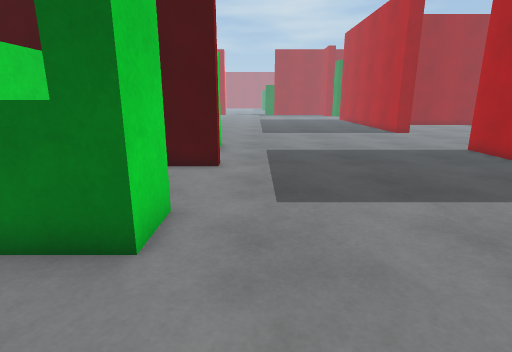
view 1 (above)

23 first-person views from a walk through a Unity game level. The camera is 1.2 m above the floor, tilts 14° down and sees 80° across. The floor is counted in squares, 0.5 m on a side. Each view is taken from the middle of a square. On the plan, view 1 faces up. The plan holds only what a view shows up to about 19 squares ahead; the rest is blank. The place goes on beyond the plan. The player is left out.

view 2
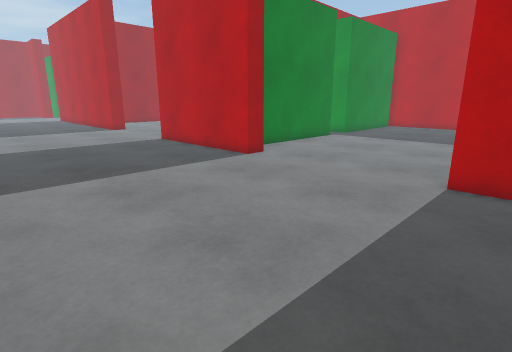

view 3
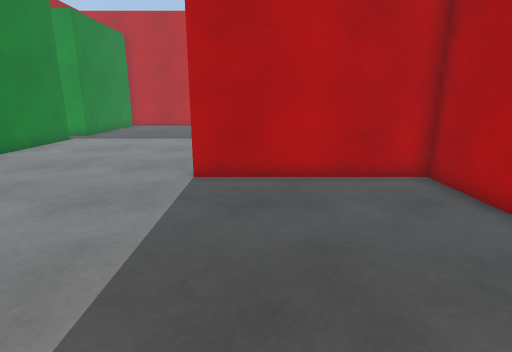

view 4
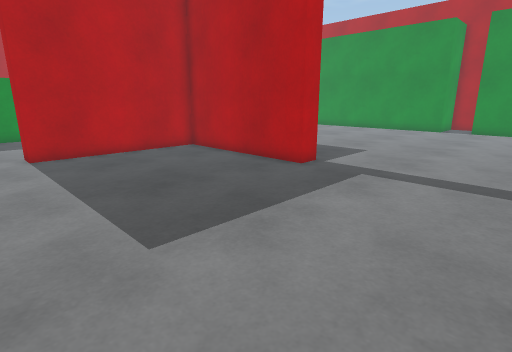

view 5
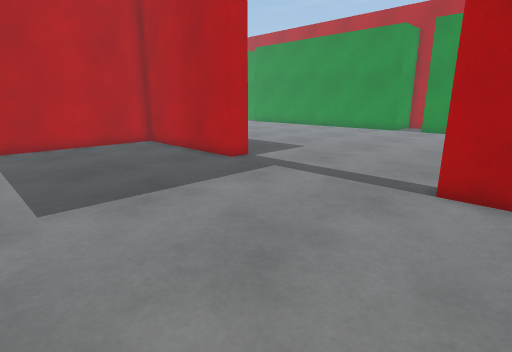

view 6
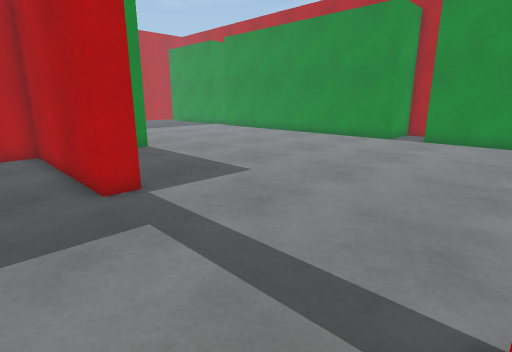

view 7
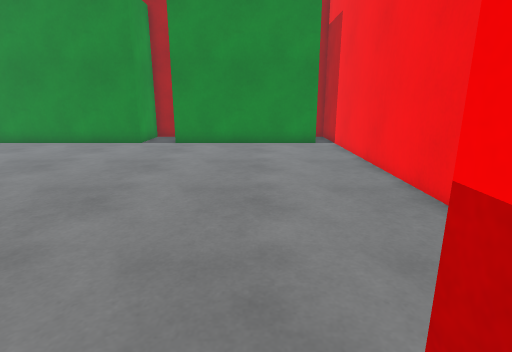

view 8
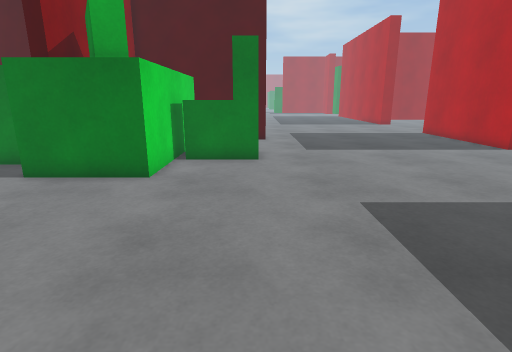

view 9
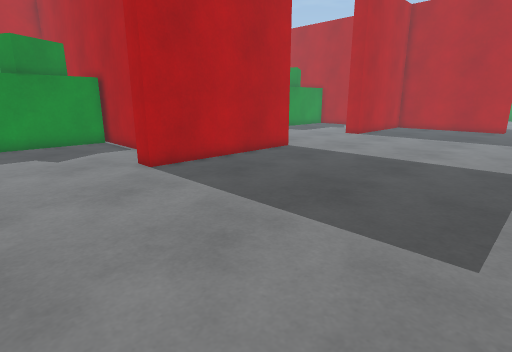

view 10
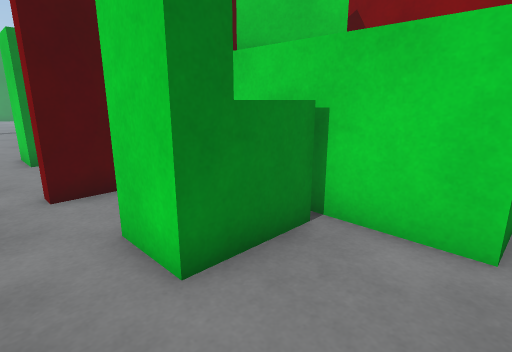

view 11
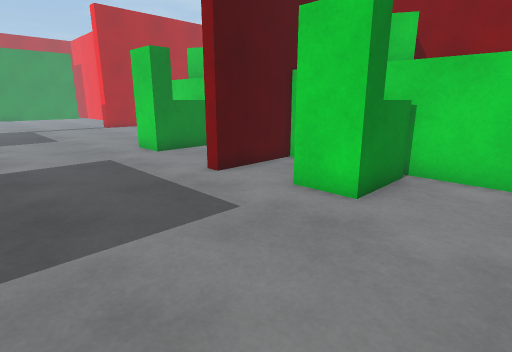

view 12
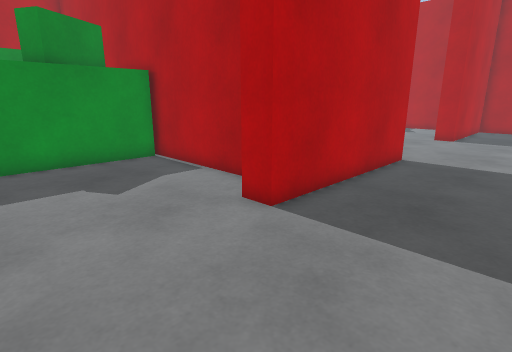

view 13
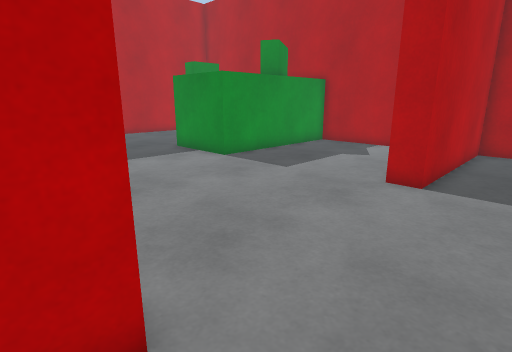

view 14
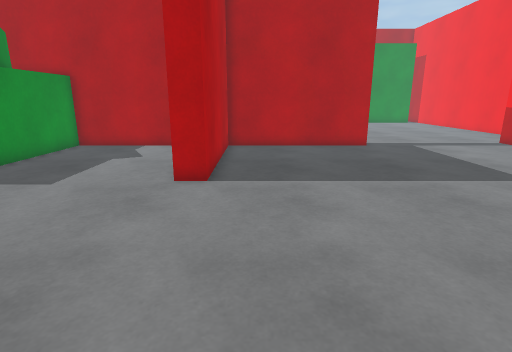

view 15
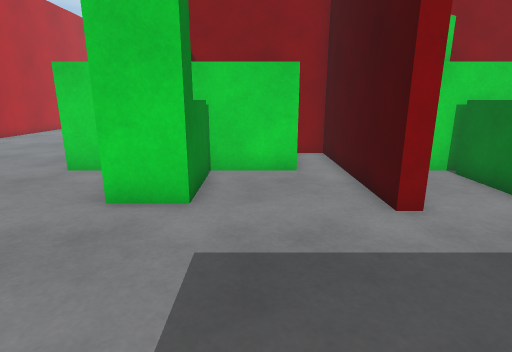

view 16
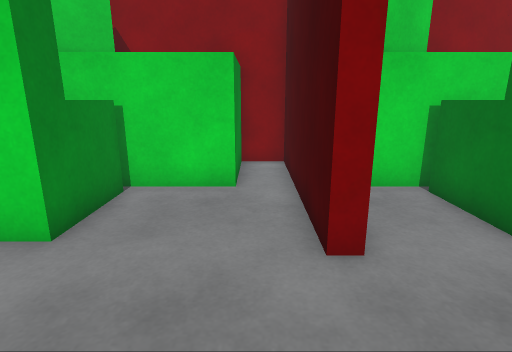

view 17
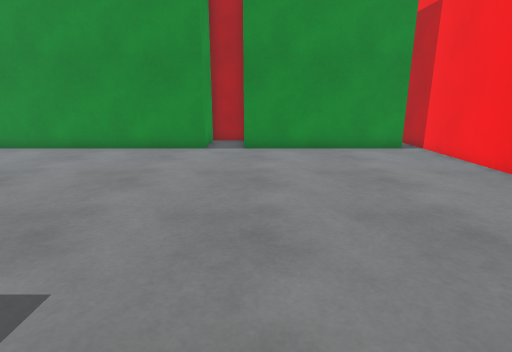

view 18
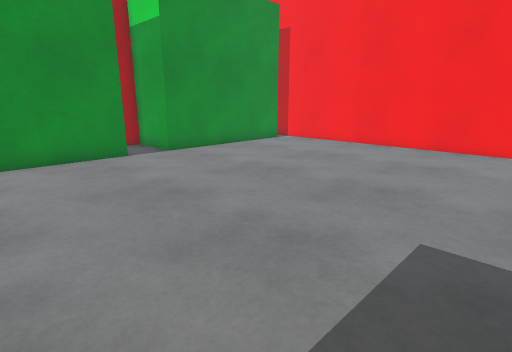

view 19
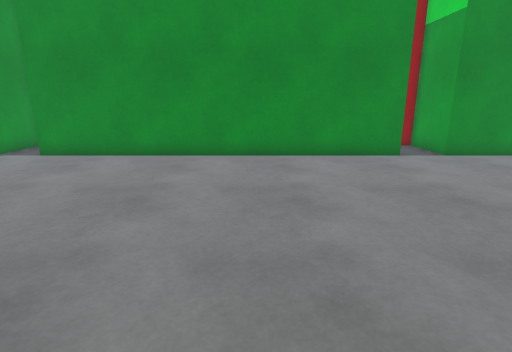

view 20
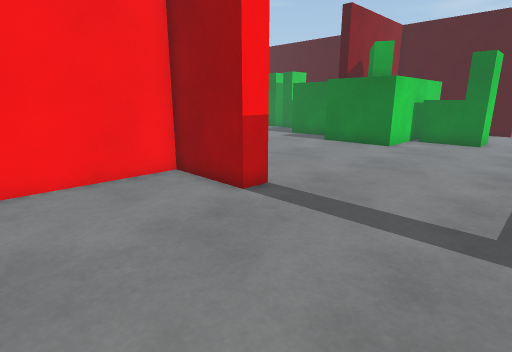

view 21
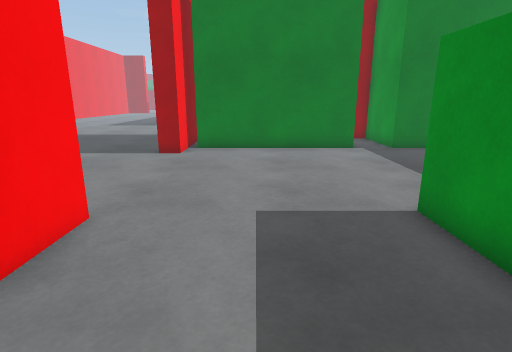

view 22
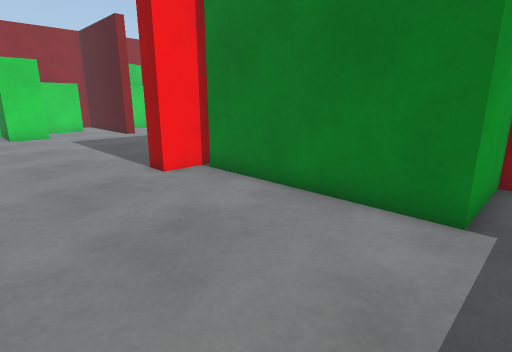

view 23
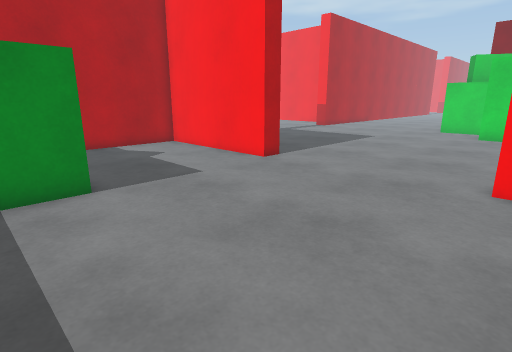

### Floor plan
Key: @ floor where view 1 was taken; # wall or solid block; . floor; O other object.
Columns run from 8 left of view 1 to 21 right of it. Each row starts with its distance up from view 1.
 20  OO....................
 19   OO.......................O
 18    O.......................OO
 17    OOOO....................OO
 16 O  O  O....................OO
 15 OO OOOO............##......OOO
 14  O O...............# ......O
 13   OO...............###########
 12   O####............#        #
 11 #######............#        #.
 10 ...................#        #.
  9 OOOO...............##########.
  8    O...............##.........
  7    O...............##.........
  6    OOOO.......................
  5 OO O  O.......................
  4 OO OOOO.......................
  3 OOOO..........................
  2  OOO..........................
  1 OOO...........................
  0 ........@.....................
 -1 ...................##......OOO
 -2 ...................# ......O
 -3 ...................# ......O
 -4 ...................# ......O
 -5 ...................# ......OO
 -6  ..................# ......OO
 -7  ..................# ......OOO
 -8  ..................# ......O O
 -9 ####.......#################
-10 #  #.......#
-11 #...............
-12 #.................
-13 #..................#
-14 #....................
-15  ....................
-16  .....................
-17  ......................
-18  .......................
-19  .......................
-20  ........................
-21  .........................
-22  ..........................
-23  ...........................
-24  ...........................
-25  ########..    #######   ##..
-26   ########.#################.#
-27          #.#                .#
-28          #.#                 #
-29          ###

Where each view was taken, in squares from view 1:
view 1: 0 up, 0 right, facing up
view 2: 3 down, 1 right, facing up-right
view 3: 3 down, 1 right, facing right
view 4: 1 up, 4 left, facing down-right
view 5: 0 up, 7 left, facing down-right
view 6: 6 down, 5 left, facing down-right
view 7: 8 down, 4 left, facing down
view 8: 8 down, 2 left, facing up
view 9: 20 up, 0 right, facing down-right
view 10: 20 up, 0 right, facing down-left
view 11: 20 up, 5 right, facing down-left
view 12: 20 up, 6 right, facing down-right
view 13: 8 up, 8 right, facing down-right
view 14: 8 up, 9 right, facing down
view 15: 8 up, 5 right, facing left
view 16: 10 up, 3 right, facing left
view 17: 10 down, 0 right, facing down
view 18: 12 down, 8 right, facing down-left
view 19: 12 down, 9 right, facing down
view 20: 15 down, 1 right, facing up-left
view 21: 7 down, 15 right, facing up
view 22: 2 up, 21 right, facing up-left
view 23: 8 up, 21 right, facing down-left
